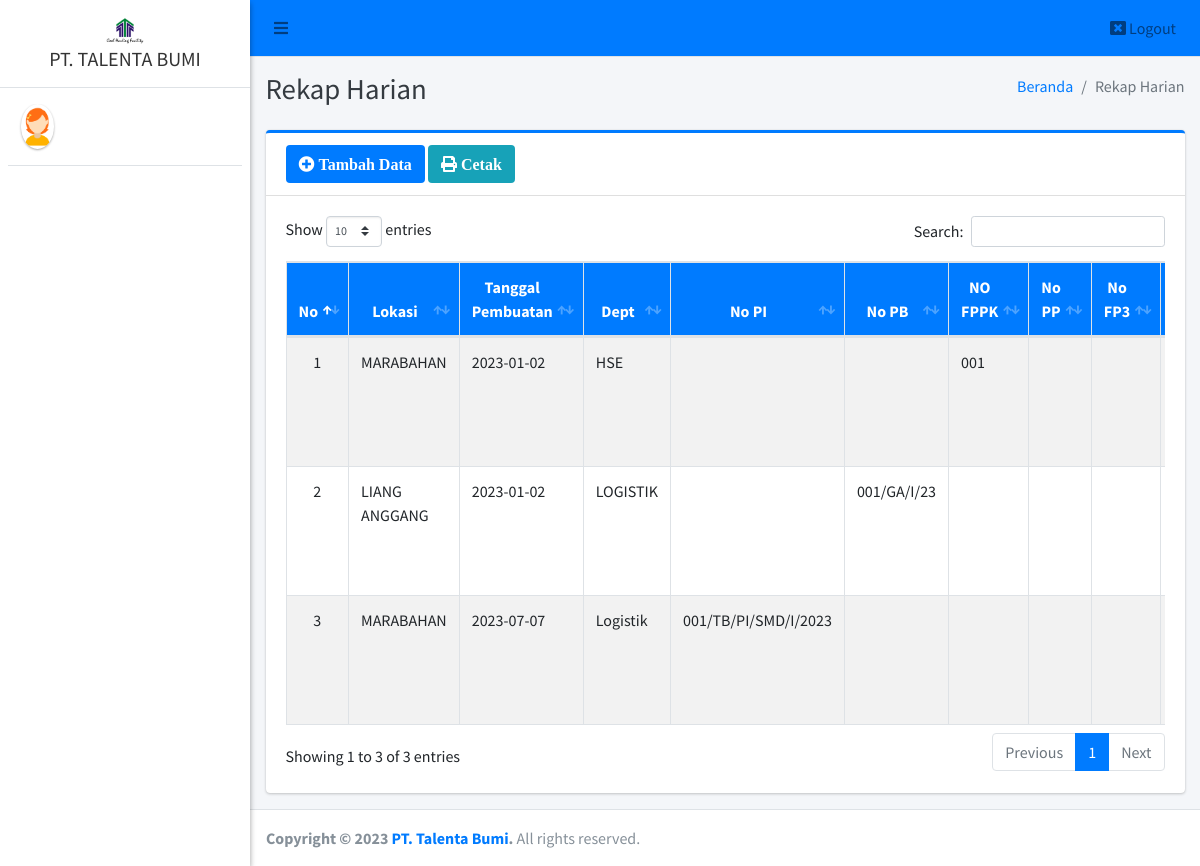
The page /pimpinan/rekap_harian/index.php on the database as committed earlier.
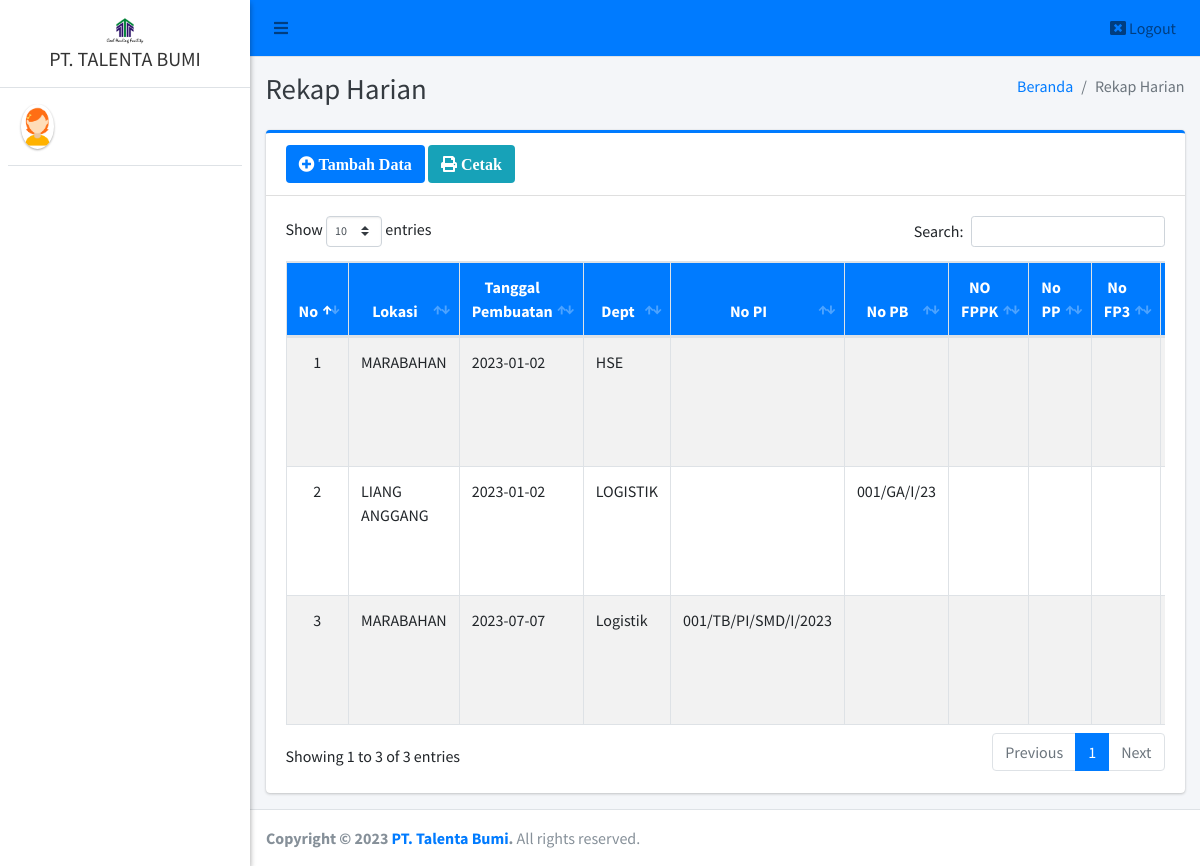
The same page on the database as committed later.
### tables this page shows
CREATE TABLE `rekap_harian` (
  `id_rh` int(11) NOT NULL,
  `lokasi_rh` varchar(50) DEFAULT NULL,
  `tanggal_pembuatan` date DEFAULT NULL,
  `departemen_rh` varchar(40) DEFAULT NULL,
  `id_pi` int(11) DEFAULT NULL,
  `id_pb` int(11) DEFAULT NULL,
  `id_fppk` int(11) DEFAULT NULL,
  `id_pp` int(11) DEFAULT NULL,
  `id_fppp` int(11) DEFAULT NULL,
  `nama_kebutuhan` varchar(40) DEFAULT NULL,
  `jumlah_rh` varchar(20) NOT NULL,
  `satuan_rh` varchar(20) NOT NULL,
  `rp` varchar(50) DEFAULT NULL,
  `keterangan_rh` text
);

CREATE TABLE `fppk` (
  `id_fppk` int(11) NOT NULL,
  `departemen` varchar(30) NOT NULL,
  `tanggal` date NOT NULL,
  `no_fppk` varchar(25) NOT NULL,
  `uraian_kebutuhan` text NOT NULL,
  `jumlah` varchar(20) DEFAULT NULL,
  `satuan` varchar(20) DEFAULT NULL
);

### pimpinan/rekap_harian/index.php (the view, shortened to what the changed rows need)
<?php
require '../../config/koneksi.php';
?>
<!DOCTYPE html>
<html>
<?php
include '../../templates/head.php';
?>
<body class="hold-transition sidebar-mini layout-fixed">
    <div class="wrapper">
        <div class="content-wrapper">
            <div class="content-header">
                <div class="container-fluid">
                    <div class="row mb-2">
                        <div class="col-sm-6">
                            <h1 class="m-0 text-dark">Rekap Harian</h1>
                        </div>
                    </div>
                </div>
            </div>
            <section class="content">
                <div class="container-fluid">
                    <div class="row">
                        <div class="col-12">
                            <div class="card card-primary card-outline">
                                <div class="card-body">
                                    <div class="table-responsive">
                                        <table id="example1" class="table table-bordered table-striped">
                                            <thead class="bg-primary">
                                                <tr align="center">
                                                    <th>No</th>
                                                    <th>Lokasi </th>
                                                    <th>Tanggal Pembuatan</th>
                                                    <th>Dept</th>
                                                    <th>No PI</th>
                                                    <th>No PB</th>
                                                    <th>NO FPPK</th>
                                                    <th>No PP</th>
                                                    <th>No FP3</th>
                                                    <th>Nama Kebutuhan</th>
                                                </tr>
                                            </thead>
                                            <tbody style="background-color: white">
                                                <?php
                                                $no = 1;
                                                $data = $koneksi->query("SELECT * FROM rekap_harian AS rh
                                                LEFT JOIN pi AS tpi ON rh.id_pi = tpi.id_pi
                                                LEFT JOIN pb AS tpb ON rh.id_pb = tpb.id_pb
                                                LEFT JOIN fppk AS tfppk ON rh.id_fppk = tfppk.id_fppk
                                                LEFT JOIN fppp AS tfppp ON rh.id_fppp = tfppp.id_fppp
                                                ORDER BY id_rh ASC");
                                                while ($row = $data->fetch_array()) {
                                                ?>
                                                    <tr>
                                                        <td align="center"><?= $no++ ?></td>
                                                        <td><?= $row['lokasi_rh'] ?></td>
                                                        <td><?= $row['tanggal_pembuatan'] ?></td>
                                                        <td><?= $row['departemen_rh'] ?></td>
                                                        <td><?= $row['no_pi'] ?></td>
                                                        <td><?= $row['no_pb'] ?></td>
                                                        <td><?= $row['no_fppk'] ?></td>
                                                        <td><?= $row['no_pp'] ?></td>
                                                        <td><?= $row['no_fppp'] ?></td>
                                                        <td><?= $row['nama_kebutuhan'] ?></td>
                                                    </tr>
                                                <?php } ?>
                                            </tbody>
                                        </table>
                                    </div>
                                </div>
                            </div>
                        </div>
                    </div>
                </div>
            </section>
        </div>
    </div>
</body>
</html>

Rows that differ between the two databases and show on the page:
changed rekap_harian "HSE": id_fppk.no_fppk "001" → (not shown)
